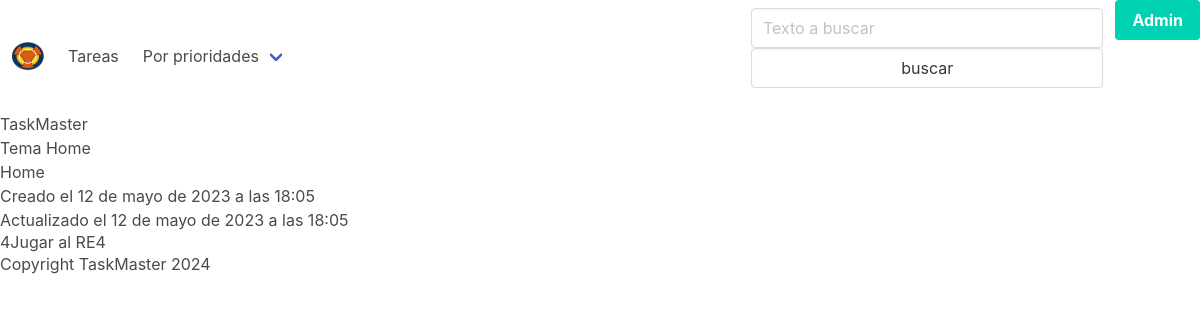
Screenshot of /temas/4/ with the database file from the repository.
### tasks/models.py (models this page shows, shortened)
class Subject(models.Model):
    class Meta:
        verbose_name = "Asignatura"
        verbose_name_plural = "Asignaturas"
    id = models.AutoField(primary_key=True)
    name = models.CharField(
        verbose_name="Nombre de la asignatura",
        max_length=120,
        unique=True,
    )
    created = models.DateTimeField(auto_now_add=True)
    updated = models.DateTimeField(auto_now=True)

class Task(models.Model):
    class Meta:
        verbose_name = "Tarea"
        verbose_name_plural = "Tareas"
    title = models.CharField(
        verbose_name="título",
        max_length=250,
        unique=True,
    )
    subject = models.ForeignKey(
        Subject,
        verbose_name="Asignatura",
        on_delete=models.PROTECT,
        related_name="tasks",
        default=1,
    )
    due_date = models.DateField(
        "Fecha de entrega",
        null=True,
        blank=True,
        default=None,
        validators=[
            fecha_en_futuro,
        ],
    )
    urgent = models.BooleanField(
        "Urgente",
        default=False,
    )
    priority = models.CharField(
        "Prioridad",
        max_length=1,
        choices=PRIORITIES,
        default="N",
    )
    created = models.DateTimeField(auto_now_add=True)
    updated = models.DateTimeField(auto_now=True)

### tasks/views.py (the view)
# urls.py: path("temas/<int:pk>/", views.subject_detail),
def subject_detail(request, pk):
    subject = Subject.objects.get(pk=pk)
    return render(
        request,
        "tasks/subject_detail.html",
        {
            "title": f"Tema {subject.name}",
            "subject": subject,
        },
    )

### tasks/templates/tasks/subject_detail.html
{% extends 'tasks/base.html' %}
{% block content %}
<h2> {{ subject.name }} </h2>
<p>Creado el {{ subject.created }}</p>
<p>Actualizado el {{ subject.updated }}</p>
<table>
{% for task in subject.tasks.all %}
<tr>
    <td>{{ task.id }}</td>
    <td>{{ task.title }}</td>
</tr>
{% endfor %}
</table>
{% endblock content %}

### rows the page displays
Subject: name "Home", created "12 de mayo de 2023 a las 18:05", updated "12 de mayo de 2023 a las 18:05"
Task: id "4", title "Jugar al RE4"

### other values shown
{{ title }} "Tema Home"
